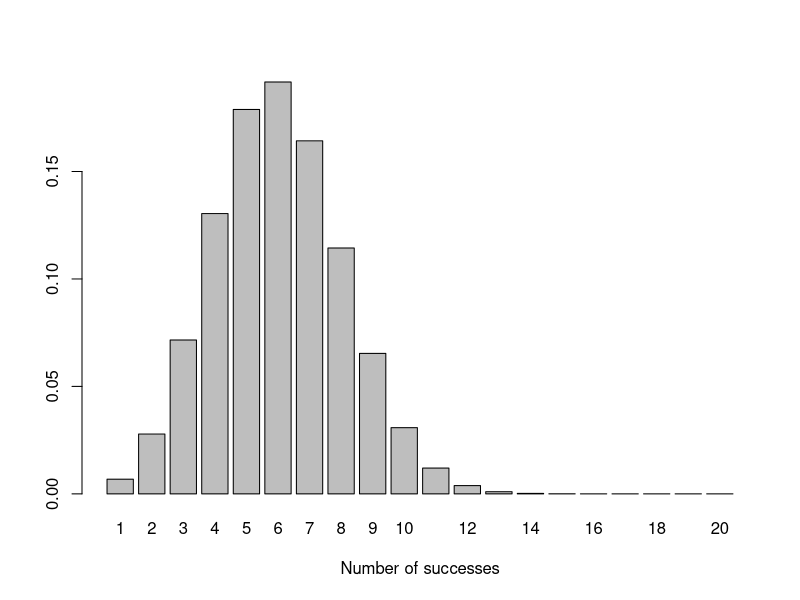

Write R code to recreate this figure.
## ---- chunk 1
knitr::opts_chunk$set(echo=T, error=T)
## ---- chunk 2
library(tidyverse)
## ---- chunk 3
expand.grid(x1 = 1:6, x2 = 1:6) %>% rowwise() %>% mutate(y = x1 + x2, U = min(x1,x2), V = max(x1, x2)) -> dice
dice
## ---- chunk 4
sj <- dice %>% group_by(x1,x2) %>% 
    count() %>% 
    ungroup() %>% 
    mutate(probability = n/sum(n)) %>% 
    select(!n)
## ---- chunk 5
k <- 1:20
dbinom(x = k, size = 20, prob = 0.30) -> prob.dist
prob.dist
## ---- chunk 6
barplot(prob.dist, xlab = "Number of successes", names.arg=k)
## ---- chunk 7
rbinom(20, 20, 0.3)
## ---- chunk 8
sum(dbinom(6:14, 20, 0.3))
## ---- chunk 9
qbinom(c(0.25, 0.5, 0.75), 20, 0.3)
## ---- chunk 10
qhyper(c(0.25, 0.5, 0.75), m=30, n =70, k =20)
